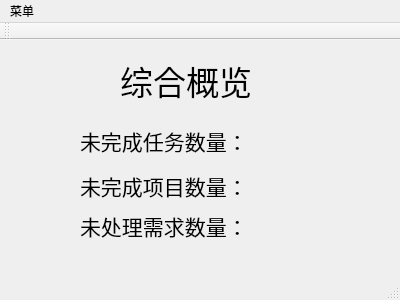
<?xml version="1.0" encoding="UTF-8"?>
<ui version="4.0">
 <class>MainWindow</class>
 <widget class="QMainWindow" name="MainWindow">
  <property name="geometry">
   <rect>
    <x>0</x>
    <y>0</y>
    <width>400</width>
    <height>300</height>
   </rect>
  </property>
  <property name="windowTitle">
   <string>综合概览</string>
  </property>
  <widget class="QWidget" name="centralWidget">
   <widget class="QLabel" name="label">
    <property name="geometry">
     <rect>
      <x>80</x>
      <y>80</y>
      <width>171</width>
      <height>41</height>
     </rect>
    </property>
    <property name="font">
     <font>
      <pointsize>16</pointsize>
     </font>
    </property>
    <property name="text">
     <string>未完成任务数量：</string>
    </property>
   </widget>
   <widget class="QLabel" name="label_2">
    <property name="geometry">
     <rect>
      <x>80</x>
      <y>130</y>
      <width>161</width>
      <height>31</height>
     </rect>
    </property>
    <property name="font">
     <font>
      <pointsize>16</pointsize>
     </font>
    </property>
    <property name="text">
     <string>未完成项目数量：  </string>
    </property>
   </widget>
   <widget class="QLabel" name="label_3">
    <property name="geometry">
     <rect>
      <x>80</x>
      <y>170</y>
      <width>161</width>
      <height>31</height>
     </rect>
    </property>
    <property name="font">
     <font>
      <pointsize>16</pointsize>
     </font>
    </property>
    <property name="text">
     <string>未处理需求数量： </string>
    </property>
   </widget>
   <widget class="QLabel" name="label_4">
    <property name="geometry">
     <rect>
      <x>120</x>
      <y>20</y>
      <width>171</width>
      <height>41</height>
     </rect>
    </property>
    <property name="font">
     <font>
      <pointsize>25</pointsize>
     </font>
    </property>
    <property name="text">
     <string>综合概览</string>
    </property>
   </widget>
  </widget>
  <widget class="QMenuBar" name="menuBar">
   <property name="geometry">
    <rect>
     <x>0</x>
     <y>0</y>
     <width>400</width>
     <height>23</height>
    </rect>
   </property>
   <widget class="QMenu" name="caidan">
    <property name="title">
     <string>菜单</string>
    </property>
    <addaction name="actionJiuzuo"/>
    <addaction name="actionXueqiuguanli"/>
    <addaction name="actionXiangmu"/>
    <addaction name="actionRenwu"/>
    <addaction name="actionShalou"/>
    <addaction name="separator"/>
    <addaction name="actionTuichu"/>
   </widget>
   <addaction name="caidan"/>
  </widget>
  <widget class="QToolBar" name="mainToolBar">
   <attribute name="toolBarArea">
    <enum>TopToolBarArea</enum>
   </attribute>
   <attribute name="toolBarBreak">
    <bool>false</bool>
   </attribute>
  </widget>
  <widget class="QStatusBar" name="statusBar"/>
  <action name="actionJiuzuo">
   <property name="text">
    <string>健康提醒</string>
   </property>
  </action>
  <action name="actionXueqiuguanli">
   <property name="text">
    <string>需求管理</string>
   </property>
  </action>
  <action name="actionTuichu">
   <property name="text">
    <string>退出</string>
   </property>
  </action>
  <action name="actionRenwu">
   <property name="text">
    <string>任务管理</string>
   </property>
  </action>
  <action name="actionXiangmu">
   <property name="text">
    <string>项目管理</string>
   </property>
  </action>
  <action name="actionShalou">
   <property name="text">
    <string>时间沙漏</string>
   </property>
  </action>
 </widget>
 <layoutdefault spacing="6" margin="11"/>
 <resources/>
 <connections/>
</ui>
